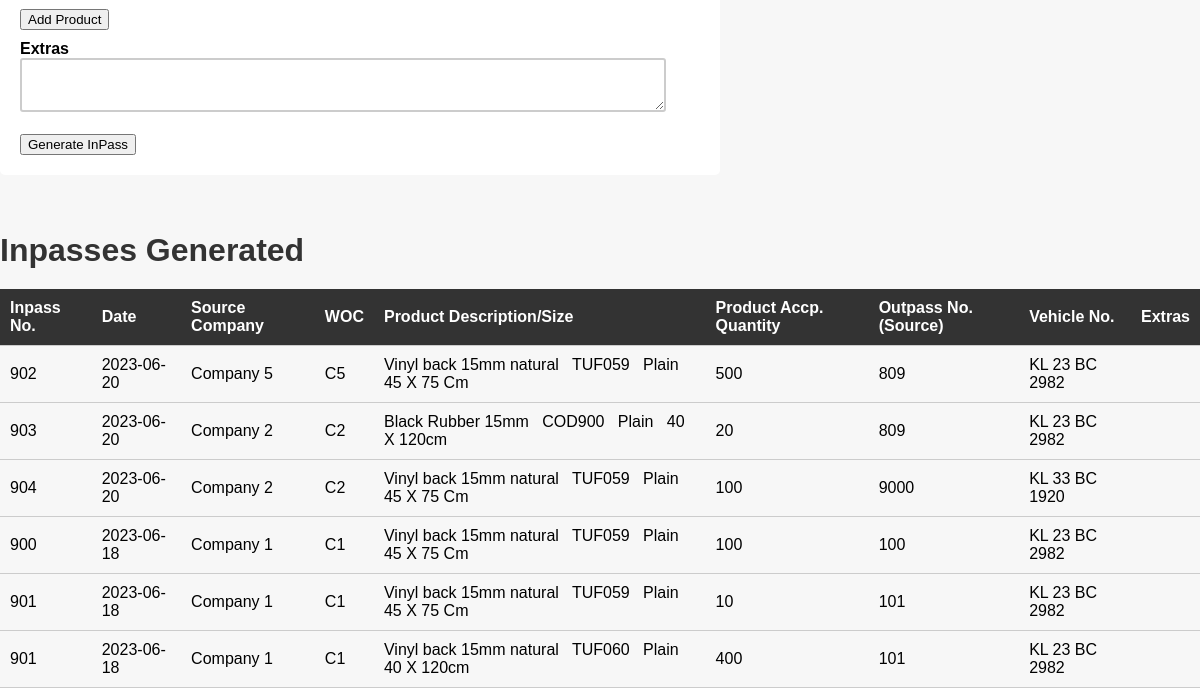
The page /inpass.php (lower part) on the database as committed earlier.
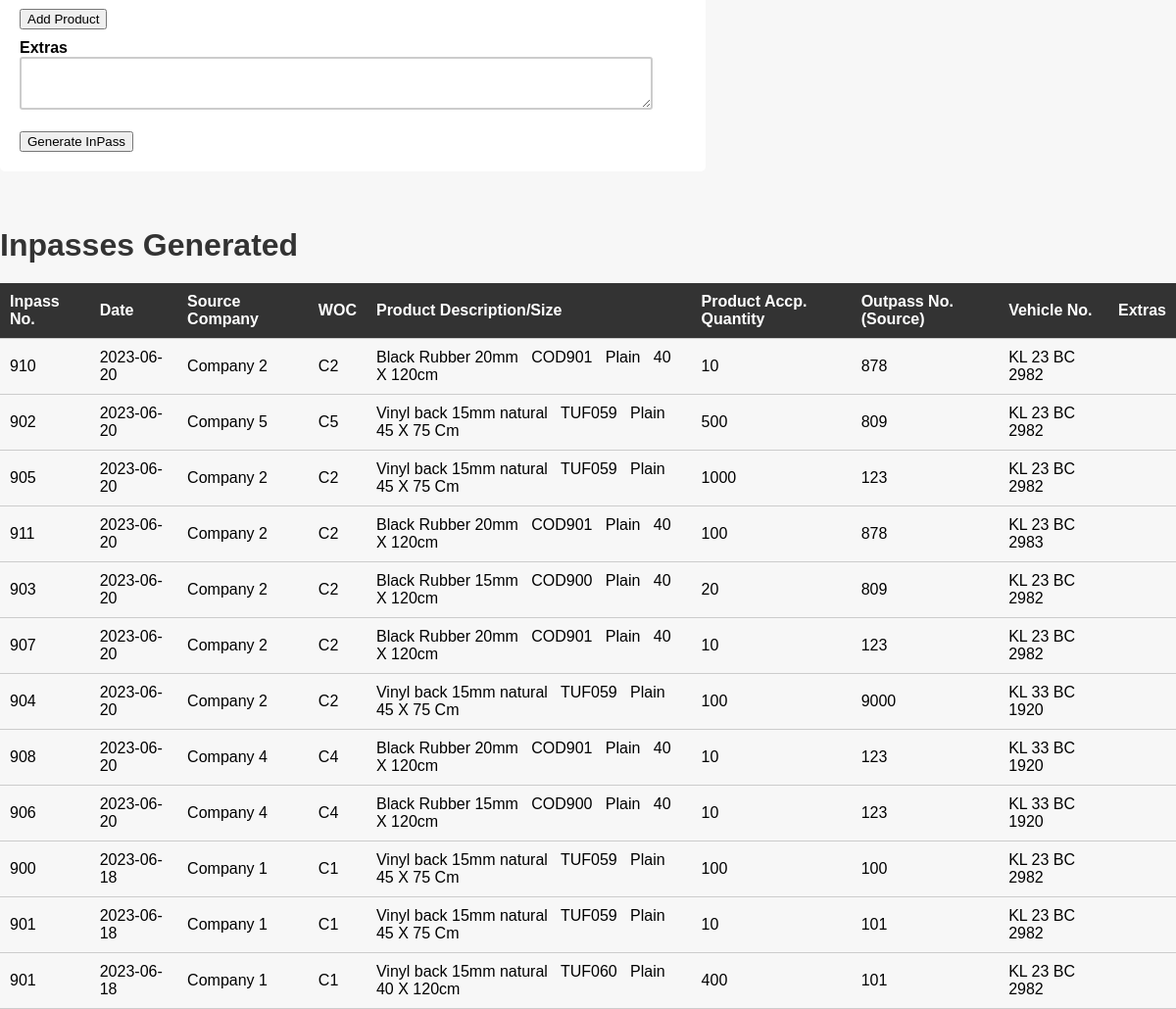
The same page on the database as committed later.
### tables this page shows
CREATE TABLE IF NOT EXISTS `inpass` (
  `no` int NOT NULL AUTO_INCREMENT,
  `date` date NOT NULL,
  `source` varchar(125) NOT NULL,
  `woc` varchar(125) NOT NULL,
  `op` int NOT NULL,
  `vehicleno` varchar(50) NOT NULL,
  `extras` varchar(125) NOT NULL,
  `type` varchar(10) NOT NULL DEFAULT 'inpass',
  PRIMARY KEY (`no`)
);

CREATE TABLE IF NOT EXISTS `inpass_products` (
  `inpass_no` int NOT NULL,
  `product_name` varchar(50) NOT NULL,
  `product_code` varchar(25) NOT NULL,
  `product_design` varchar(50) NOT NULL,
  `product_size` varchar(25) NOT NULL,
  `product_qty` int NOT NULL
);

### inpass.php (the view, shortened to what this page needs)
<?php
include 'conn.php';
include 'nav.php';
?>
<?php
$sql4 = "select * from inpass,inpass_products where inpass.no = inpass_products.inpass_no order by date DESC";
$retval3 = mysqli_query($conn, $sql4);
?>
<html>
<link rel="stylesheet" href="css/inpass.css">
<head>
</head>
<body>
    <div>
        <div class="formdiv">
            <form name="ip" method="post" action="">
                 <br>
                <input type="text" required name="woc" id="company_code"> <br>
                <input type="text" required name="opno"> <br>
                <input type="text" required name="vehicle"> <br> <br>
                <button type="button" id="add_product_field">Add Product</button>
                <br>
                <label for="extras">Extras</label>
                <textarea id="extras" name="extras"></textarea> <br> <br>
                <button type="submit" name="ip">Generate InPass</button>
            </form>
            <br><br>
        </div>
    </div>
    <div>
        <h1>Inpasses Generated</h1>
        <table style="border-spacing: 30px;">
            <thead>
                <th>
                    Inpass No.
                </th>
                <th>
                    Date
                </th>
                <th>
                    Source Company
                </th>
                <th>
                    WOC
                </th>
                <th>
                    Product Description/Size
                </th>
                <th>
                    Product Accp. Quantity
                </th>
                <th>
                    Outpass No.(Source)
                </th>
                <th>
                    Vehicle No.
                </th>
                <th>
                    Extras
                </th>
            </thead>
            <tbody>
                <tr>
                    <?php
                    while ($row = $retval3->fetch_assoc()) {
                        if (!empty($row)) {
                            echo "
                    <tr>
                    <td>
                    {$row['no']}
                    </td>
                    <td>
                    {$row['date']}
                    </td>
                    <td>
                    {$row['source']}
                    </td>
                    <td>
                    {$row['woc']}
                    </td>
                    <td>
                    {$row['product_name']}
                    &nbsp;
                    {$row['product_code']}
                    &nbsp;
                    {$row['product_design']}
                    &nbsp;
                    {$row['product_size']}
                    </td>
                    <td>
                    {$row['product_qty']}
                    </td>
                    <td>
                    {$row['op']}
                    </td>
                    <td>
                    {$row['vehicleno']}
                    </td>
                    <td>
                    {$row['extras']}
                    </td>
                    </tr>
                    ";
                        }
                    }
                    ?>
                </tr>
            </tbody>
        </table>
    </div>
</body>
</html>

### nav.php (shortened to what this page needs)
<!DOCTYPE html>
<html>
<head>
</head>
<body>
</body>
</html>

### css/inpass.css (style rules this page uses)
body { font-family: Arial, sans-serif; background-color: #f7f7f7; margin: 0; padding: 0px; }
h1 { color: #333; margin-bottom: 20px; }
form { background-color: #fff; padding: 20px; border-radius: 5px; }
label { font-weight: bold; display: block; margin-top: 10px; }
input, input[type="text"], input[type="date"], textarea { width: 40%; padding: 10px; border: 2px solid #ccc; border-radius: 3px; box-sizing: border-box; }
table { width: 100%; border-collapse: collapse; margin-top: 20px; }
th, td { padding: 10px; border-bottom: 1px solid #ccc; text-align: left; }
th { background-color: #333; color: #fff; }
.product_field input,textarea { width: 80%; }
#extras { width: 95%; }
.formdiv { width: 60%; }

### nav.php (style rules this page uses)
body { margin: 0; padding: 0; font-family: Arial, sans-serif; }

Rows that differ between the two databases and show on the page:
added inpass: no "910", date "2023-06-20", source "Company 2", woc "C2", inpass_products.product_name "Black Rubber 20mm", inpass_products.product_code "COD901", inpass_products.product_design "Plain", inpass_products.product_size "40 X 120cm", inpass_products.product_qty "10", op "878", vehicleno "KL 23 BC 2982"
added inpass: no "905", date "2023-06-20", source "Company 2", woc "C2", inpass_products.product_name "Vinyl back 15mm natural", inpass_products.product_code "TUF059", inpass_products.product_design "Plain", inpass_products.product_size "45 X 75 Cm", inpass_products.product_qty "1000", op "123", vehicleno "KL 23 BC 2982"
added inpass: no "911", date "2023-06-20", source "Company 2", woc "C2", inpass_products.product_name "Black Rubber 20mm", inpass_products.product_code "COD901", inpass_products.product_design "Plain", inpass_products.product_size "40 X 120cm", inpass_products.product_qty "100", op "878", vehicleno "KL 23 BC 2983"
added inpass: no "907", date "2023-06-20", source "Company 2", woc "C2", inpass_products.product_name "Black Rubber 20mm", inpass_products.product_code "COD901", inpass_products.product_design "Plain", inpass_products.product_size "40 X 120cm", inpass_products.product_qty "10", op "123", vehicleno "KL 23 BC 2982"
added inpass: no "908", date "2023-06-20", source "Company 4", woc "C4", inpass_products.product_name "Black Rubber 20mm", inpass_products.product_code "COD901", inpass_products.product_design "Plain", inpass_products.product_size "40 X 120cm", inpass_products.product_qty "10", op "123", vehicleno "KL 33 BC 1920"
added inpass: no "906", date "2023-06-20", source "Company 4", woc "C4", inpass_products.product_name "Black Rubber 15mm", inpass_products.product_code "COD900", inpass_products.product_design "Plain", inpass_products.product_size "40 X 120cm", inpass_products.product_qty "10", op "123", vehicleno "KL 33 BC 1920"
